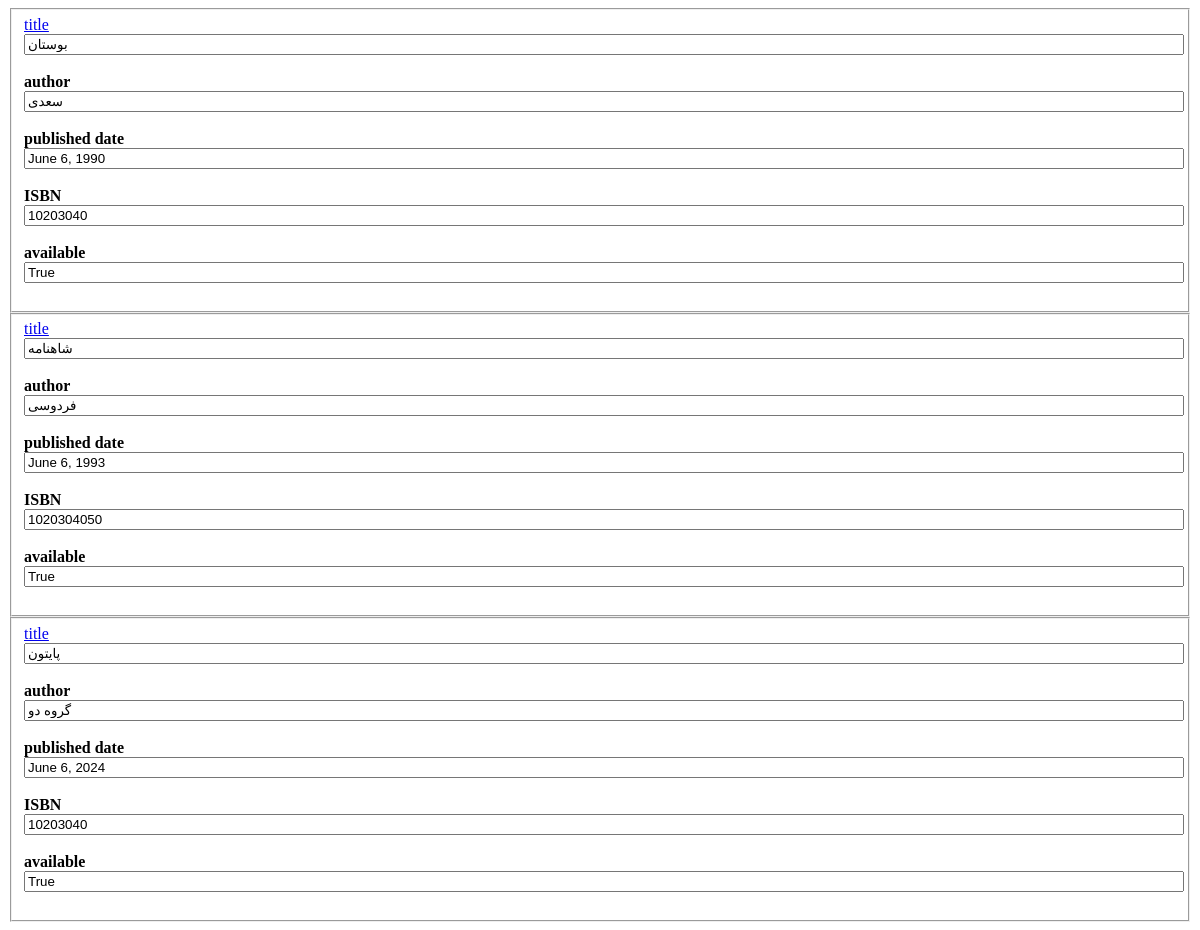
Page /all_books on the earlier database version.
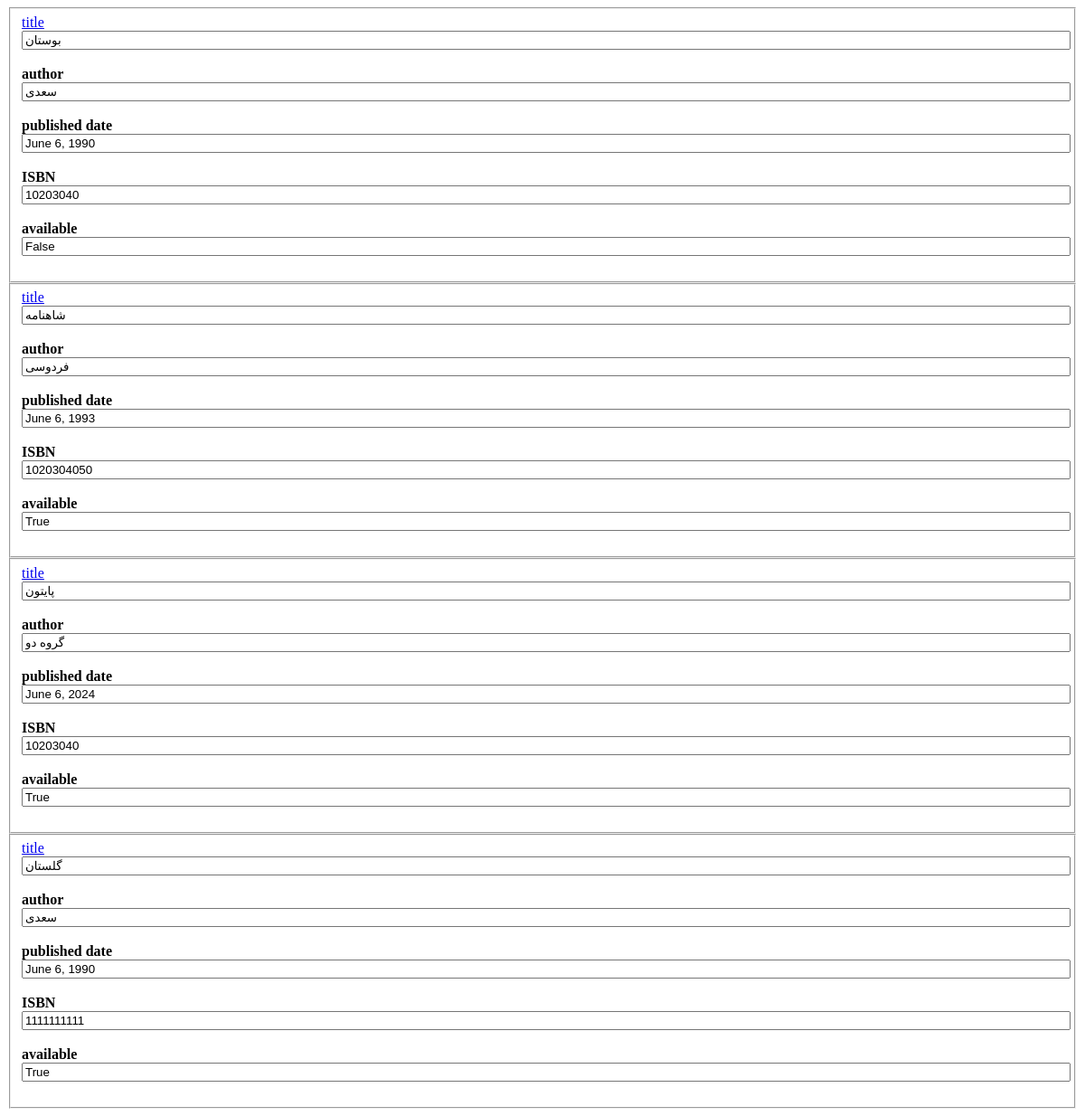
Same page on the later database version.
### management_library/models.py (models this page shows, shortened)
class Book(models.Model):
    title = models.CharField(max_length=50)
    author = models.CharField(max_length=50)
    published_date = models.DateField()
    ISBN = models.IntegerField()
    available = models.BooleanField()

### management_library/views.py (the view)
# urls.py: path('all_books',all_books ),
def all_books(request):
  books = Book.objects.all()
  return render(request, 'all_books.html', {'books':books})

### templates/all_books.html (shortened to what this page needs)
<!DOCTYPE html>
<html lang="en">
<head>
</head>
<body>
    {% for book in books %}
<fieldset id="first">
   <a href="{%  url "detail_book" pk=book.id %}">title</a>
     <input type="text" id="title" name="title" style="width:100%" value="{{ book.title }}" required> <br> <br>
     <label for="To"><b>author</b></label>
     <input type="text" id="author" name="author" style="width:100%" value="{{ book.author }}" required><br> <br>
    <label for="Cc"><b>published date</b></label> &nbsp; &nbsp;  &nbsp; &nbsp; &nbsp;  &nbsp; &nbsp; &nbsp;  &nbsp;
    <input type="text" id="published_date" name="published_date" style="width:100%"  value="{{ book.published_date }}" required><br> <br>
    <label for="Subject"><b>ISBN</b></label> &nbsp; &nbsp;  &nbsp; &nbsp; &nbsp;
    <input type="text" id="ISBN" name="ISBN" style="width:100%" value="{{ book.ISBN }}" required><br> <br>
    <label for="Subject"><b>available </b></label> &nbsp; &nbsp;  &nbsp; &nbsp; &nbsp;
    <input type="text" id="available" name="available" style="width:100%" value="{{ book.available }}" required><br> <br>
 </fieldset>
{% endfor %}
</body>
</html>

Differences in the rows shown:
changed Book "بوستان": available "True" → "False"
added Book: title "گلستان", author "سعدی", published_date "June 6, 1990", ISBN "1111111111", available "True"
